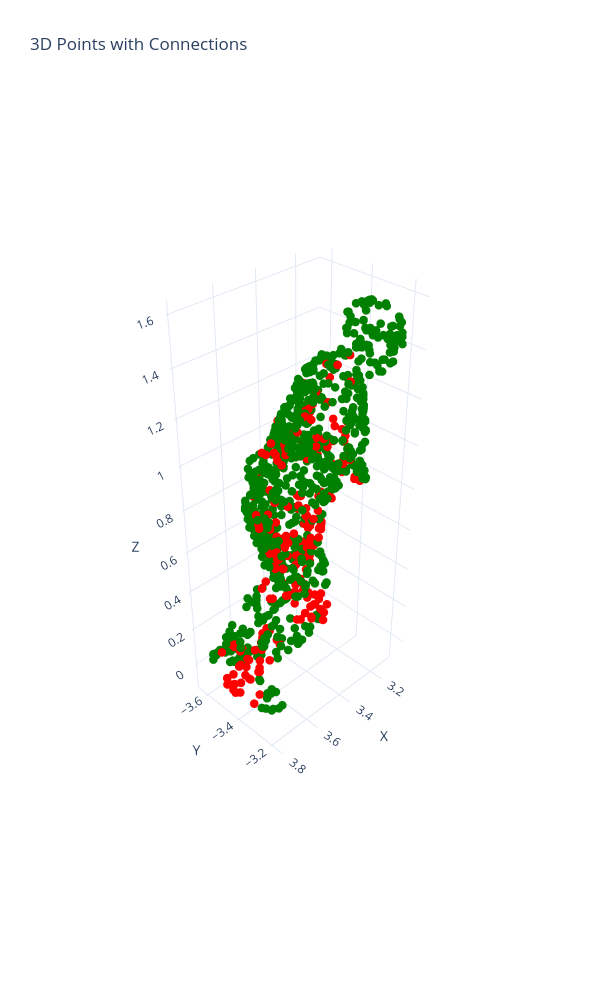

Notebook code for this chart:
### Code cell
utils.plot_3d_points_and_connections_region_matched(points1, points2, faces1, faces2, Gs[-4], plot_both=False)

### Figure 1 — Plotly figure (JSON) as saved in the notebook; plotly's stock layout.template omitted (floating-point values rounded to 4 significant figures; data arrays with more than 128 entries replaced by an {"elided": "..."} marker saying what was removed)
{"data": [{"marker": {"color": {"elided": "1000 str values"}, "size": 5}, "mode": "markers", "name": "Points 1", "type": "scatter3d", "x": {"elided": "1000 float values"}, "y": {"elided": "1000 float values"}, "z": {"elided": "1000 float values"}}], "layout": {"height": 1000, "scene": {"aspectmode": "data", "camera": {"eye": {"x": 2.5, "y": 2.5, "z": 2.5}}, "xaxis": {"title": {"text": "X"}}, "yaxis": {"title": {"text": "Y"}}, "zaxis": {"title": {"text": "Z"}}}, "title": {"text": "3D Points with Connections"}, "width": 600}}
